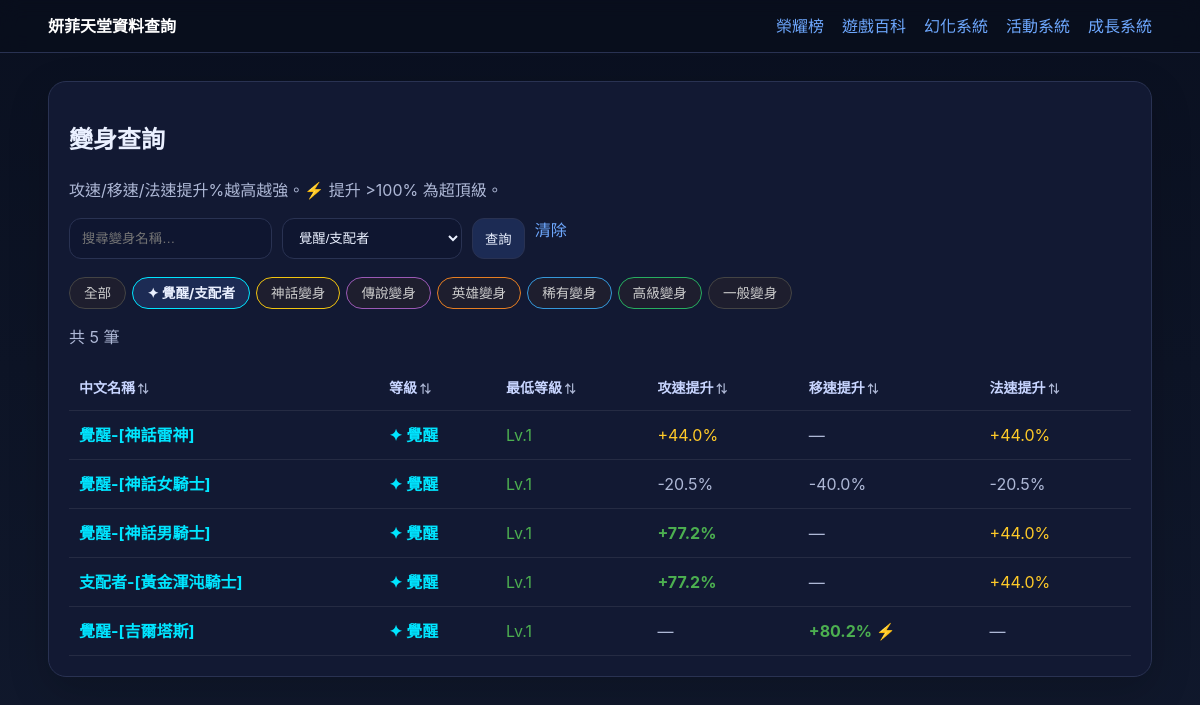
The app's page /polymorphs?grade=覺醒, older data.
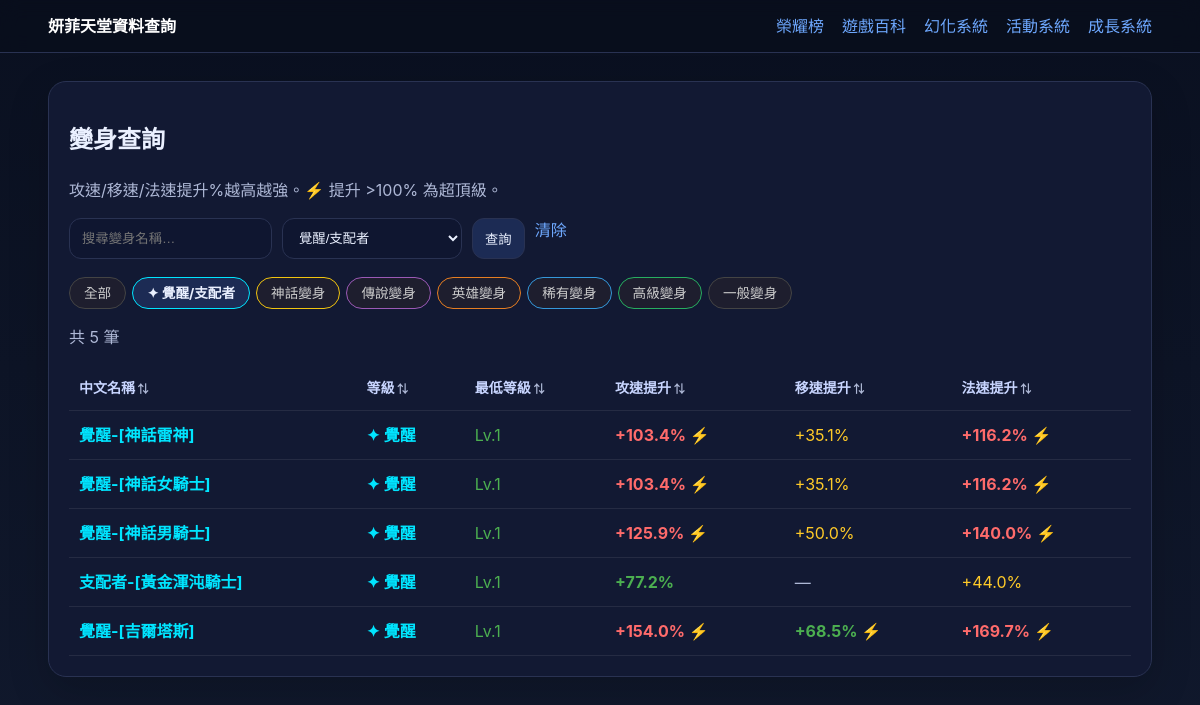
The same page, newer data.
### tables this page shows
CREATE TABLE polymorphs (
    id      INTEGER PRIMARY KEY,
    name    TEXT NOT NULL,
    polyid  INTEGER NOT NULL,
    note    TEXT,
    created_at DATETIME DEFAULT CURRENT_TIMESTAMP
, atkspeed INTEGER DEFAULT NULL, movespeed INTEGER DEFAULT NULL, magic_speed INTEGER DEFAULT NULL, minlevel INTEGER DEFAULT NULL, item_id INTEGER DEFAULT NULL, atk_boost REAL DEFAULT NULL, mov_boost REAL DEFAULT NULL, mag_boost REAL DEFAULT NULL, color TEXT DEFAULT '#ffffff');

### app.py (the view, shortened to what this page needs)
    @app.route("/polymorphs")
    def polymorphs():
        q = request.args.get("q", "").strip()
        grade = request.args.get("grade", "").strip()
        db = get_db()
        POLY_GRADES = [
            ("覺醒", "覺醒/支配者"),
            ("神話", "神話變身"),
            ("傳說", "傳說變身"),
            ("英雄", "英雄變身"),
            ("稀有", "稀有變身"),
            ("高級", "高級變身"),
            ("一般", "一般變身"),
        ]
        sql = """
            SELECT id, name, note, polyid, atkspeed, movespeed, magic_speed, atk_boost, mov_boost, mag_boost, minlevel,
              CASE
                WHEN name LIKE '覺醒-%' OR name LIKE '支配者-%' THEN '覺醒'
                WHEN name LIKE '神話變身%' OR note LIKE '%神話%' THEN '神話'
                WHEN name LIKE '傳說變身%' OR note LIKE '%傳說%' THEN '傳說'
                WHEN name LIKE '英雄變身%' OR note LIKE '%英雄%' THEN '英雄'
                WHEN name LIKE '稀有變身%' OR note LIKE '%稀有%' THEN '稀有'
                WHEN name LIKE '高級變身%' OR note LIKE '%高級%' THEN '高級'
                ELSE '一般'
              END AS grade
            FROM polymorphs
            WHERE note NOT LIKE '%圖鑑%' AND id >= 600000000
        """
        params: list[Any] = []
        if q:
            sql += " AND (name LIKE ? OR note LIKE ?)"
            params.extend([f"%{q}%", f"%{q}%"])
        if grade:
            if grade == "覺醒":
                sql += " AND (name LIKE '覺醒-%' OR name LIKE '支配者-%')"
            elif grade == "神話":
                sql += " AND (name LIKE '神話變身%' OR note LIKE '%神話%') AND name NOT LIKE '覺醒-%'"
            elif grade == "傳說":
                sql += " AND (name LIKE '傳說變身%' OR note LIKE '%傳說%') AND name NOT LIKE '覺醒-%'"
            elif grade == "英雄":
                sql += " AND (name LIKE '英雄變身%' OR note LIKE '%英雄%') AND name NOT LIKE '覺醒-%'"
            elif grade == "稀有":
                sql += " AND (name LIKE '稀有變身%' OR note LIKE '%稀有%') AND name NOT LIKE '覺醒-%'"
            elif grade == "高級":
                sql += " AND (name LIKE '高級變身%' OR note LIKE '%高級%') AND name NOT LIKE '覺醒-%'"
        sql += " ORDER BY id LIMIT 500"
        rows = db.execute(sql, params).fetchall()
        return render_template("polymorphs.html", rows=rows, q=q, grade=grade, poly_grades=POLY_GRADES)

### app.py (called while the page is built)
def get_db() -> sqlite3.Connection:
    if "db" not in g:
        db_path = Path(current_app().config["DATABASE"])
        db_path.parent.mkdir(parents=True, exist_ok=True)
        conn = sqlite3.connect(db_path)
        conn.row_factory = sqlite3.Row
        g.db = conn
    return g.db

def current_app() -> Flask:
    from flask import current_app as flask_current_app
    return flask_current_app

### templates/polymorphs.html (shortened to what this page needs)
{% extends "base.html" %}
{% block content %}
<section class="card">
  <h1>變身查詢</h1>
  <p class="muted">攻速/移速/法速提升%越高越強。⚡ 提升 &gt;100% 為超頂級。</p>
  <form class="filters" method="get" action="{{ url_for('polymorphs') }}">
    <input type="text" name="q" value="{{ q }}" placeholder="搜尋變身名稱…">
    <select name="grade">
      {% for g, label in poly_grades %}
      <option value="{{ g }}" {% if grade == g %}selected{% endif %}>{{ label }}</option>
      {% endfor %}
    </select>
    <button type="submit">查詢</button>
    {% if q or grade %}<a href="{{ url_for('polymorphs') }}">清除</a>{% endif %}
  </form>
  <div class="grade-tabs">
    <a href="{{ url_for('polymorphs') }}" class="tab {% if not grade %}active{% endif %}">全部</a>
    {% for g, label in poly_grades %}
      {% if g == '覺醒' %}
        <a href="{{ url_for('polymorphs', grade=g) }}" class="tab tab-awaken {% if grade == g %}active{% endif %}">✦ {{ label }}</a>
      {% elif g == '神話' %}
        <a href="{{ url_for('polymorphs', grade=g) }}" class="tab tab-myth {% if grade == g %}active{% endif %}">{{ label }}</a>
      {% elif g == '傳說' %}
        <a href="{{ url_for('polymorphs', grade=g) }}" class="tab tab-legend {% if grade == g %}active{% endif %}">{{ label }}</a>
      {% elif g == '英雄' %}
        <a href="{{ url_for('polymorphs', grade=g) }}" class="tab tab-hero {% if grade == g %}active{% endif %}">{{ label }}</a>
      {% elif g == '稀有' %}
        <a href="{{ url_for('polymorphs', grade=g) }}" class="tab tab-rare {% if grade == g %}active{% endif %}">{{ label }}</a>
      {% elif g == '高級' %}
        <a href="{{ url_for('polymorphs', grade=g) }}" class="tab tab-high {% if grade == g %}active{% endif %}">{{ label }}</a>
      {% else %}
        <a href="{{ url_for('polymorphs', grade=g) }}" class="tab tab-normal {% if grade == g %}active{% endif %}">{{ label }}</a>
      {% endif %}
    {% endfor %}
  </div>
  <p class="muted">共 {{ rows|length }} 筆</p>
  <div class="table-wrap">
    <table data-sortable>
      <thead>
        <tr>
          <th>中文名稱</th>
          <th>等級</th>
          <th>最低等級</th>
          <th>攻速提升</th>
          <th>移速提升</th>
          <th>法速提升</th>
        </tr>
      </thead>
      <tbody>
        {% for r in rows %}
        <tr>
          <td>
            {% if r.grade == '覺醒' %}
              <span class="grade-awaken">{{ (r.note or '—') | clean_name }}</span>
            {% else %}
              {{ (r.note or '—') | clean_name }}
            {% endif %}
          </td>
          <td>
            {% if r.grade == '覺醒' %}<span class="grade-awaken">✦ 覺醒</span>
            {% elif r.grade == '神話' %}<span class="grade-myth">神話</span>
            {% elif r.grade == '傳說' %}<span class="grade-legend">傳說</span>
            {% elif r.grade == '英雄' %}<span class="grade-hero">英雄</span>
            {% elif r.grade == '稀有' %}<span class="grade-rare">稀有</span>
            {% elif r.grade == '高級' %}<span class="grade-high">高級</span>
            {% else %}<span class="grade-normal">一般</span>
            {% endif %}
          </td>
          <td>
            {% if r.minlevel and r.minlevel > 1 %}
              <span class="muted">Lv.{{ r.minlevel }}</span>
            {% else %}
              <span style="color:#4caf50">Lv.1</span>
            {% endif %}
          </td>
          <td>
            {% set atk = r.atk_boost|string %}
            {% if atk and atk != '—' and atk != 'None' %}
              {% set atk_val = atk | replace('+','') | replace('%','') | float(0) %}
              {% if atk_val > 100 %}<span style="color:#ff6b6b;font-weight:700">{{ atk }} ⚡</span>
              {% elif atk_val > 50 %}<span style="color:#4caf50;font-weight:700">{{ atk }}</span>
              {% elif atk_val > 20 %}<span style="color:#ffca28">{{ atk }}</span>
              {% else %}<span class="muted">{{ atk }}</span>{% endif %}
            {% else %}<span class="muted">—</span>{% endif %}
          </td>
          <td>
            {% set mov = r.mov_boost|string %}
            {% if mov and mov != '—' and mov != 'None' %}
              {% set mov_val = mov | replace('+','') | replace('%','') | float(0) %}
              {% if mov_val > 50 %}<span style="color:#4caf50;font-weight:700">{{ mov }} ⚡</span>
              {% elif mov_val > 20 %}<span style="color:#ffca28">{{ mov }}</span>
              {% else %}<span class="muted">{{ mov }}</span>{% endif %}
            {% else %}<span class="muted">—</span>{% endif %}
          </td>
          <td>
            {% set mag = r.mag_boost|string %}
            {% if mag and mag != '—' and mag != 'None' %}
              {% set mag_val = mag | replace('+','') | replace('%','') | float(0) %}
              {% if mag_val > 100 %}<span style="color:#ff6b6b;font-weight:700">{{ mag }} ⚡</span>
              {% elif mag_val > 50 %}<span style="color:#4caf50;font-weight:700">{{ mag }}</span>
              {% elif mag_val > 20 %}<span style="color:#ffca28">{{ mag }}</span>
              {% else %}<span class="muted">{{ mag }}</span>{% endif %}
            {% else %}<span class="muted">—</span>{% endif %}
          </td>
        </tr>
        {% else %}
        <tr><td colspan="6">查無資料</td></tr>
        {% endfor %}
      </tbody>
    </table>
  </div>
</section>
{% endblock %}

### templates/base.html (shortened to what this page needs)
<!doctype html>
<html lang="zh-Hant">
<head>
  <link rel="stylesheet" href="{{ url_for('static', filename='style.css') }}">
</head>
<body>
  <header class="topbar">
    <div class="container topbar-inner">
      <a class="brand" href="{{ url_for('home') }}">妍菲天堂資料查詢</a>
      <nav class="nav">
        <div class="dropdown">
          <span class="dropdown-toggle">榮耀榜</span>
        </div>
        <div class="dropdown">
          <span class="dropdown-toggle">遊戲百科</span>
        </div>
        <div class="dropdown">
          <span class="dropdown-toggle">幻化系統</span>
        </div>
        <div class="dropdown">
          <span class="dropdown-toggle">活動系統</span>
        </div>
        <div class="dropdown">
          <span class="dropdown-toggle">成長系統</span>
        </div>
      </nav>
    </div>
  </header>
  <main class="container page">
    {% block content %}{% endblock %}
  </main>
</body>
</html>

### static/style.css (style rules this page uses)
:root { --bg:#0b1020;--card:#121933;--line:#293252;--text:#eaf0ff;--muted:#aeb8d6;--accent:#6ea8fe }
* { box-sizing:border-box }
body { margin:0;background:linear-gradient(180deg,#0a1020,#10182c);color:var(--text);font:16px/1.5 -apple-system,BlinkMacSystemFont,Segoe UI,Roboto,PingFang TC,Noto Sans TC,sans-serif }
a { color:var(--accent);text-decoration:none }
.container { width:min(1120px,92vw);margin:0 auto }
.topbar { position:sticky;top:0;background:rgba(9,14,28,.88);backdrop-filter:blur(10px);border-bottom:1px solid var(--line) }
.topbar-inner { display:flex;justify-content:space-between;align-items:center;padding:14px 0 }
.brand { font-weight:800;color:#fff }
.nav { display:flex;gap:18px }
.page { padding:28px 0 40px }
.card { background:var(--card);border:1px solid var(--line);border-radius:18px;padding:20px;margin-bottom:18px;box-shadow:0 14px 40px rgba(0,0,0,.18) }
.muted { color:var(--muted) }
.filters { display:flex;flex-wrap:wrap;gap:10px;margin:14px 0 18px }
.filters input,.filters select,.filters button { background:#0f1630;border:1px solid var(--line);color:var(--text);padding:10px 12px;border-radius:12px }
.filters input,.filters select { min-width:180px }
.filters button { cursor:pointer;background:#1c2b54 }
.table-wrap { overflow:auto }
table { width:100%;border-collapse:collapse;min-width:720px }
th,td { padding:12px 10px;border-bottom:1px solid rgba(255,255,255,.08);text-align:left;vertical-align:top }
th { color:#c8d5ff;font-size:14px }
th[data-sort] { cursor:pointer;user-select:none;white-space:nowrap }
th[data-sort]::after { content:' ⇅';color:var(--muted);font-size:11px }
.grade-tabs { display:flex;flex-wrap:wrap;gap:8px;margin:14px 0 }
.grade-tabs .tab { padding:6px 16px;border-radius:20px;background:#0f1630;border:1px solid var(--line);color:var(--muted);font-size:14px }
.grade-tabs .tab.active,.grade-tabs .tab:hover { background:#1c2b54;color:var(--text);border-color:var(--accent) }
.dropdown { position:relative }
.dropdown-toggle { cursor:pointer;color:var(--accent);padding:4px 0 }

### templates/polymorphs.html (style rules this page uses)
.grade-tabs { display:flex; flex-wrap:wrap; gap:6px; margin-bottom:12px; }
.grade-tabs .tab { padding:5px 14px; border-radius:20px; font-size:.85rem; text-decoration:none; border:1px solid #444; color:#ccc; background:#1e1e2e; }
.grade-tabs .tab.active { font-weight:700; border-color:currentColor; }
.tab-awaken { color:#00e5ff; border-color:#00e5ff !important; }
.tab-awaken.active { background:#00e5ff22; }
.tab-myth { color:#f1c40f; border-color:#f1c40f !important; }
.tab-legend { color:#9b59b6; border-color:#9b59b6 !important; }
.tab-hero { color:#e67e22; border-color:#e67e22 !important; }
.tab-rare { color:#3498db; border-color:#3498db !important; }
.tab-high { color:#27ae60; border-color:#27ae60 !important; }
.tab-normal { color:#bbb; }
.grade-awaken { color:#00e5ff; font-weight:700; }

Row changes from the older to the newer data that the page shows:
changed polymorphs "覺醒-[神話雷神]": mov_boost (not shown) → "+35.1%"; atk_boost "+44.0%" → "+103.4%"; mag_boost "+44.0%" → "+116.2%"
changed polymorphs "覺醒-[神話女騎士]": atk_boost "-20.5%" → "+103.4%"; mov_boost "-40.0%" → "+35.1%"; mag_boost "-20.5%" → "+116.2%"
changed polymorphs "覺醒-[神話男騎士]": mov_boost (not shown) → "+50.0%"; atk_boost "+77.2%" → "+125.9%"; mag_boost "+44.0%" → "+140.0%"
changed polymorphs "覺醒-[吉爾塔斯]": atk_boost (not shown) → "+154.0%"; mov_boost "+80.2%" → "+68.5%"; mag_boost (not shown) → "+169.7%"; no longer shows "— —"
